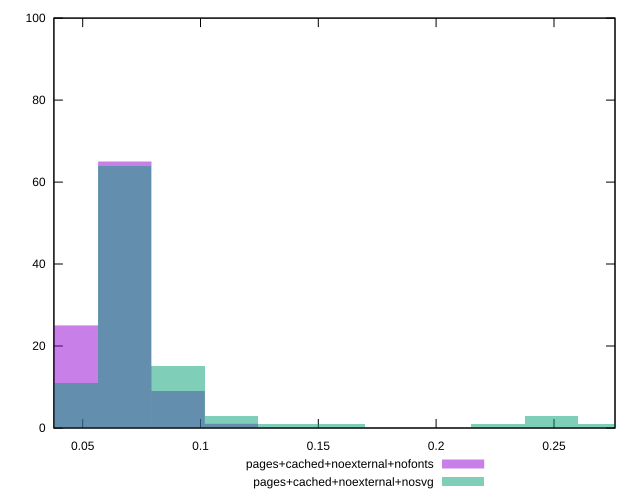

Reproduce this figure in gnuplot.
reset

$pagesCachedNoexternalNofonts <<EOF
0.09049214452523519 9
0.04524607226261759 25
0.06786910839392639 65
0.11311518065654398 1
EOF

$pagesCachedNoexternalNosvg <<EOF
0.06786910839392639 64
0.09049214452523519 15
0.24885339744439677 3
0.11311518065654398 3
0.13573821678785278 1
0.04524607226261759 11
0.22623036131308796 1
0.1583612529191616 1
0.27147643357570556 1
EOF

set key outside below
set boxwidth 0.022623036131308796
set xrange [0.0378:0.2759]
set yrange [0:100]
set trange [0:100]
set style fill transparent solid 0.5 noborder
set terminal svg size 640, 500 enhanced background rgb 'white'
set output "report_00007_2020-12-11T15:55:29.892Z/network-rtt/comparison/histogram/6_vs_7.svg"

plot $pagesCachedNoexternalNofonts title "pages+cached+noexternal+nofonts" with boxes, \
     $pagesCachedNoexternalNosvg title "pages+cached+noexternal+nosvg" with boxes

reset
